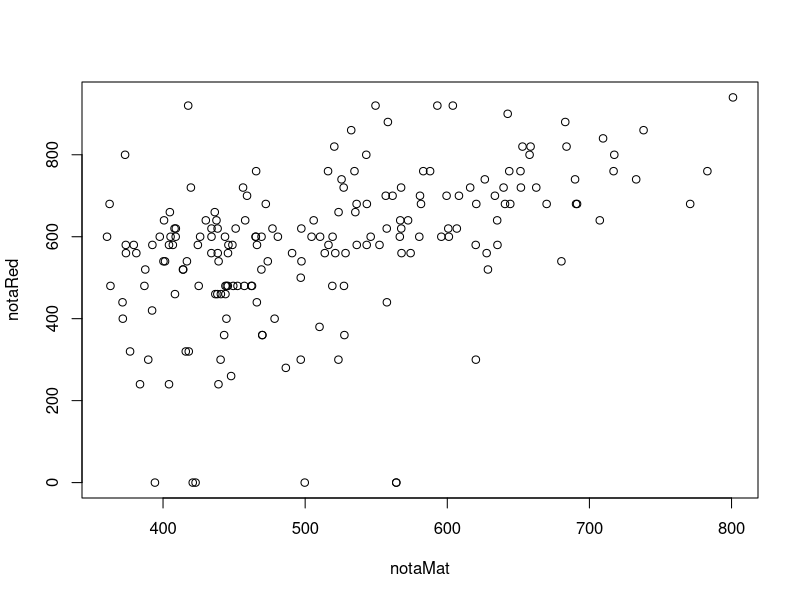
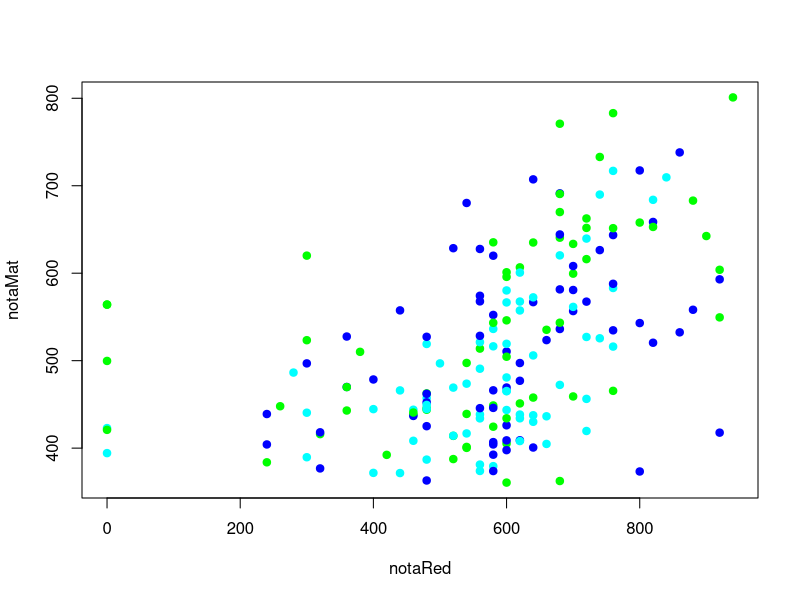

Generate these figures, in order, with R:
#Escolher duas variáveis (colunas) quantitativas, calcular o coeficiente de
#correlação, gerar gráfico de dispersão, agrupar usando os quartis e
#interpretar os resultados

enemData <- read.csv("enem.csv",sep=",",dec=".")
marechalData <-subset(enemData,enemData$NO_MUNICIPIO_RESIDENCIA=="Marechal Deodoro")

notaRed <-c(marechalData$NU_NOTA_REDACAO)
notaRed

quartis <- quantile(notaRed)
quartis

notaRed.cut <-cut(notaRed,breaks = quartis, include.lowest = TRUE)

notaMat <-c(marechalData$NU_NOTA_MT)

quartis2 <- quantile(notaMat)
notaMat.cut <-cut(notaMat, breaks = quartis2, include.lowest = TRUE)

tabela <- table(notaRed.cut,notaMat.cut)
tabela

plot(x = notaMat, y = notaRed)
plot(notaMat ~ notaRed, data = marechalData,col=c("blue","green","cyan"), pch=19)


cor(notaMat,notaRed, method = "kendall")

#como é possivel ver atraves do grafico de dispersao,
#existe uma relaçao direta entre as maiores notas
#e quem esta preparado para tirar as maiores notas em matematica
#tambem vai bem em redação, criando uma realçao proporcional entre as notas
#e pelo metodo de kendall o coeficiente de correlação é = 0.3717895
